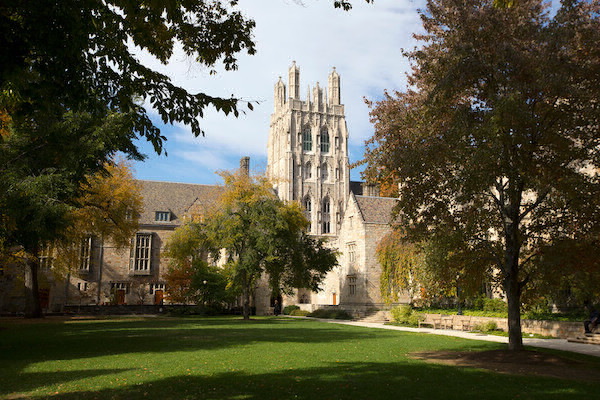
//> input picture filter/images/courtyard1.bmp, 600 x 400 px, given in place of the camera
$ ./main   (built with g++ and OpenCV 4)
//> lines starting //> are read from the running program, lines starting //| are printed output that depends on the picture
#include "opencv2/highgui/highgui.hpp"
#include <iostream>
#include <opencv2/imgproc/imgproc.hpp>

using namespace cv;
using namespace std;

/*NOTES
- Recommending setting terminal preferences to a black background, with font-size as small as possible, and terminal screen as large as possible
- User-inputs are only registered if the "MyVideo" window showing the webcam feed is "active" (i.e. you must click on it for inputs to be registered)
*/

enum Filter{
    Small, Big, EdgeDet, Color
};
char ASCII_map_small[14] = " .,-~:;=!*#$@"; // from dimmest to brightest
char ASCII_map_big[70] = " .'`^,:;Il!i><~+_-?][}{1)(|\\/tfjrxnuvczXYUJCLQ0OZmwqpdbkhao*#MW&8%B@$";

void DisplayASCIIImage(Mat image, char* ASCII_map, int mapsize, int exposure);

int main(int argc, char* argv[])
{
    // Establish variables controlling the ASCII image
    Filter f = Small;
    int rows = 45, // number of rows in ASCII_me output
        cols = 150, // number of columns in ASCII_me output
        exposure = 55, // 0-254. Higher values will saturate bright pixels, and provide better contrast in lower-light regions of the output (e.g. around your face)
        mapsize = sizeof(ASCII_map_small)-2;

    // Open the video camera no. 0 (webcam)
    VideoCapture cap(0);
    if (!cap.isOpened()){
        cout << "Cannot open the video cam" << endl;
        return -1;
    }

    // Declare OpenCV variables
    namedWindow("MyVideo");
    Mat frame, small_frame, grayscale, sobelxy;

    // Prepare terminal
    printf("\e[2J \n"); // clear terminal screen
    printf("\e[38;2;0;255;0m"); // set text-color to green

    while (1)
    {
        // Read a new frame from video
        bool bSuccess = cap.read(frame);
//> frame is the input picture: 400 rows x 600 cols, CV_8UC3; mean B, G, R 65.8, 87.5, 90.2
        if (!bSuccess){
             cout << "Cannot read a frame from video stream" << endl;
             break;
        }
        resize(frame, small_frame, Size(cols, rows)); // reduce size
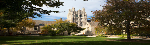
//> small_frame: 45 rows x 150 cols, CV_8UC3; mean B, G, R 64.8, 86.6, 89.3
        imshow("MyVideo", small_frame);

        // Generate & Display ASCII Image
        switch (f){
            case Small:
                cvtColor(small_frame, grayscale, COLOR_RGB2GRAY);
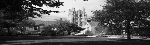
//> grayscale: 45 rows x 150 cols, CV_8UC1; min 1, max 249, mean 80.4
                DisplayASCIIImage(grayscale, ASCII_map_small, mapsize, exposure);
                break;

            case Big:
                mapsize = sizeof(ASCII_map_big)-2;
                cvtColor(small_frame, grayscale, COLOR_RGB2GRAY);
                DisplayASCIIImage(grayscale, ASCII_map_big, mapsize, exposure);
                break;

            case EdgeDet:
                mapsize = sizeof(ASCII_map_small)-2;
                cvtColor(small_frame, grayscale, COLOR_RGB2GRAY);
                Sobel(grayscale, sobelxy, -1, 1, 1, 5);
                DisplayASCIIImage(sobelxy, ASCII_map_small, mapsize, exposure);
                break;

            case Color:
                mapsize = sizeof(ASCII_map_small)-2;
                cvtColor(small_frame, grayscale, COLOR_RGB2GRAY);
                for(int i = 0; i < small_frame.rows; i++){
                    for(int j = 0; j < small_frame.cols; j++){
                        int index = grayscale.at<uchar>(i,j)*mapsize/(255-exposure),
                            red = small_frame.at<Vec3b>(i,j)[0],
                            grn = small_frame.at<Vec3b>(i,j)[1],
                            blu = small_frame.at<Vec3b>(i,j)[2];
                            index = (index < mapsize) ? index : mapsize;
                        printf("\e[38;2;%i;%i;%im%c",red,grn,blu,ASCII_map_small[index]);
                    }
                    putchar('\n');
                }
                break;
        }

        // Optional user-controls
        printf("\e[38;2;0;255;0m"); // set color to green
        printf("\r     {-,=} to scale exposure (%i)      {[,]} to scale size (rows: %i, cols: %i)     [f] to cycle filter ()    [q] to quit", exposure, rows, cols);
        switch (waitKeyEx(10)){
//> the 'q' key is pressed
            case 'q':
                printf("\e[2J \n"); // reset cursor
                return 0;
//> (the program exits here)

$ run again, on filter/images/tower.bmp
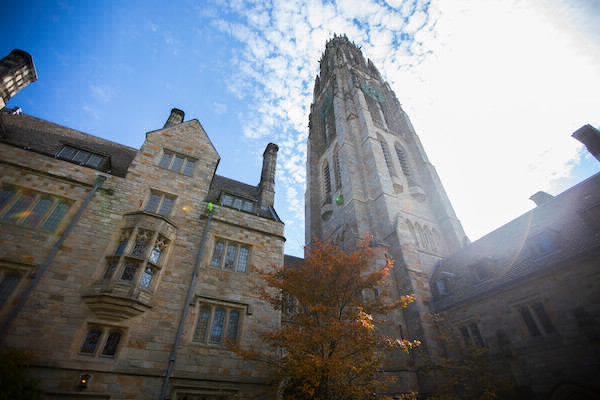
//> input picture filter/images/tower.bmp, 600 x 400 px, given in place of the camera
//> frame is the input picture: 400 rows x 600 cols, CV_8UC3; mean B, G, R 135.3, 127.6, 120.8
//> `resize(frame, small_frame, Size(cols, rows));`:
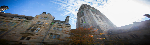
//> small_frame: 45 rows x 150 cols, CV_8UC3; mean B, G, R 135.3, 127.5, 120.6
//> `cvtColor(small_frame, grayscale, COLOR_RGB2GRAY);`:
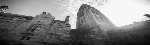
//> grayscale: 45 rows x 150 cols, CV_8UC1; min 3, max 252, mean 129

$ run again, on filter/images/yard.bmp
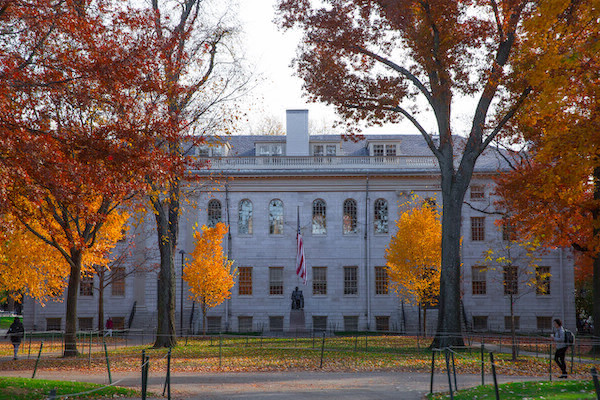
//> input picture filter/images/yard.bmp, 600 x 400 px, given in place of the camera
//> frame is the input picture: 400 rows x 600 cols, CV_8UC3; mean B, G, R 88, 97, 115.2
//> `resize(frame, small_frame, Size(cols, rows));`:
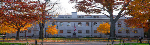
//> small_frame: 45 rows x 150 cols, CV_8UC3; mean B, G, R 87.5, 96.3, 114.5
//> `cvtColor(small_frame, grayscale, COLOR_RGB2GRAY);`:
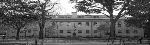
//> grayscale: 45 rows x 150 cols, CV_8UC1; min 6, max 255, mean 95.7
